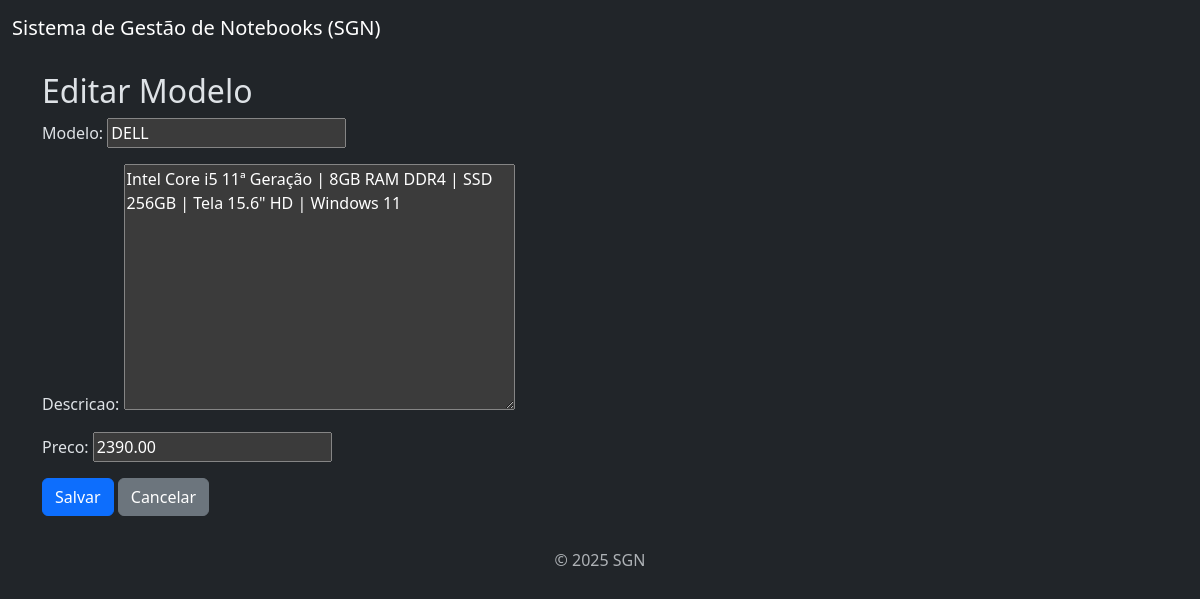
Page /modelo/modelo/1/editar/ on the committed database.
### modelo/models.py (models this page shows, shortened)
class Modelo (models.Model):
    modelo = models.CharField(max_length=100)
    descricao = models.TextField(null=True, blank=True)
    preco = models.DecimalField(max_digits=8, decimal_places=2)

### modelo/views.py (the view)
# urls.py: path('modelo/<int:pk>/editar/', views.editar_modelo, name='editar_modelo'),
def editar_modelo(request, pk):
    modelo = get_object_or_404(Modelo, pk=pk)
    if request.method == 'POST':
        form = ModeloForm(request.POST, instance=modelo)
        if form.is_valid():
            form.save()
            return redirect('lista_modelo')
    else:
        form = ModeloForm(instance=modelo)
    return render(request, 'modelo/form.html', {'form': form})

### modelo/forms.py
class ModeloForm(forms.ModelForm):
    class Meta:
        model = Modelo
        fields = [ 'modelo','descricao', 'preco']

### modelo/templates/modelo/form.html (shortened to what this page needs)
{% extends "base.html" %}
{% block content %}
  <h2>{% if form.instance.pk %}Editar Modelo{% else %}Criar Modelo{% endif %}</h2>
  <form method="post" novalidate>
    {{ form.as_p }}
    <button type="submit" class="btn btn-primary">Salvar</button>
    <a href="{% url 'lista_modelo' %}" class="btn btn-secondary">Cancelar</a>
  </form>
{% endblock %}

### rows in the picture
Modelo: modelo "DELL", descricao "Intel Core i5 11ª Geração | 8GB RAM DDR4 | SSD 256GB | Tela 15.6\" HD | Windows 11", preco "2390.00"
